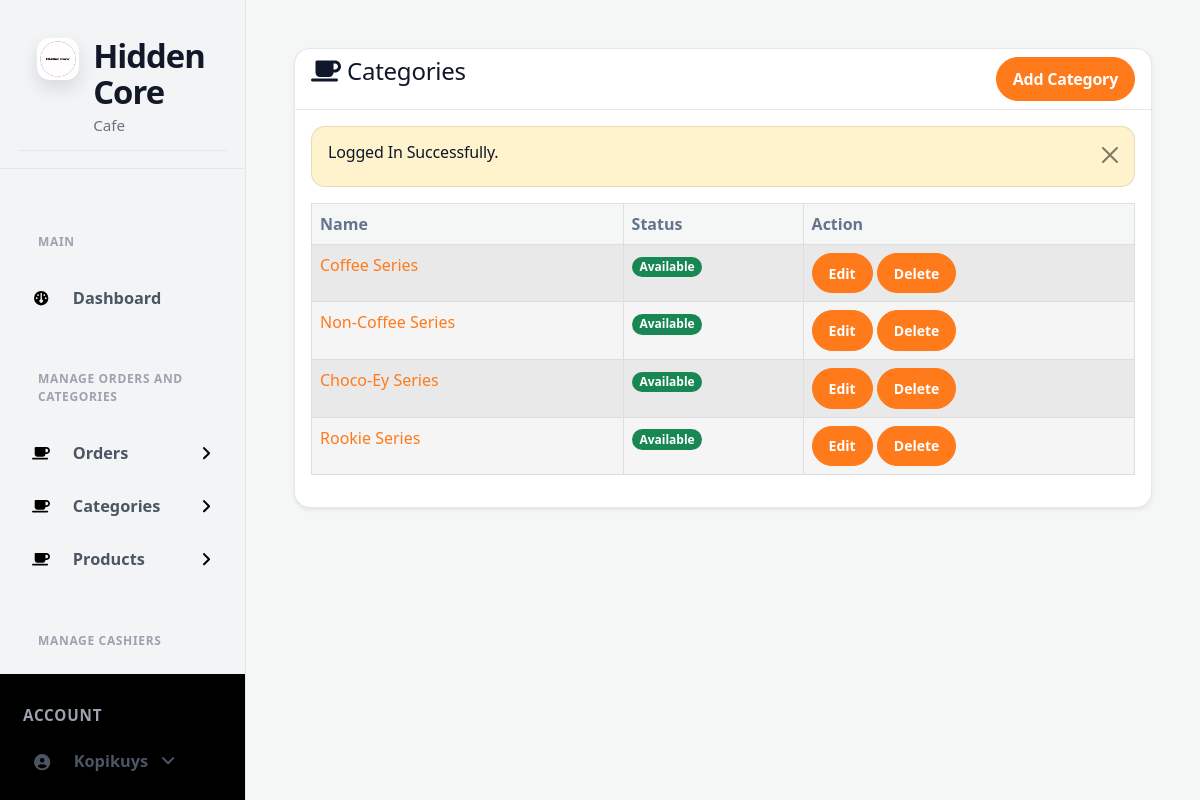
/admin/assets/categories.php (signed in), run on the app's committed database.
### tables this page shows
CREATE TABLE `categories` (
  `id` int(11) NOT NULL,
  `name` varchar(191) NOT NULL,
  `description` mediumtext DEFAULT NULL,
  `status` tinyint(1) NOT NULL DEFAULT 0 COMMENT '0=available,1=not available'
);

### admin/assets/categories.php (the view, shortened to what this page needs)
<?php include ('includes/header.php'); ?>
<link rel="stylesheet" href="https://cdnjs.cloudflare.com/ajax/libs/font-awesome/6.0.0/css/all.min.css">
<div class="container-fluid px-4">
    <div class="card mt-4 shadow-sm">
        <div class="card-header">
            <h4 class="mb-0">
                <i class="fas fa-coffee"></i> Categories
                <a href="categories-create.php" class="btn btn-primary float-end"> Add Category </a>
            </h4>
        </div>
        <div class="card-body">
            <?php
            $categories = getAll('categories');
            if(mysqli_num_rows($categories) > 0){
            ?>
            <div class="table-responsive">
                <table class="table table-striped table-bordered beige-table">
                    <thead>
                        <tr>
                            <th>Name</th>
                            <th>Status</th>
                            <th>Action</th>
                        </tr>
                    </thead>
                    <tbody>
                        <?php foreach($categories as $item) :?>
                        <tr>
                            <td><?= $item['name'] ?></td>
                            <td>
                                <?php if($item['status'] == 1){
                                    echo '<span class="badge bg-danger">Not Available</span>';
                                }else{
                                    echo '<span class="badge bg-success">Available</span>';
                                }
                                ?>
                            </td>
                            <td>
                                <a href="categories-edit.php?id=<?= $item['id']; ?>" class="btn btn-success btn-sm">Edit</a>
                                <a href="categories-delete.php?id=<?= $item['id']; ?>" class="btn btn-danger btn-sm">Delete</a>
                            </td>
                        </tr>
                        <?php endforeach; ?>
                    </tbody>
                </table>
            </div>
            <?php
            } else {
                echo '<h4 class="mb-0">No Record Found</h4>';
            }
            ?>
        </div>
    </div>
</div>
<?php include('includes/footer.php'); ?>

### admin/assets/css/custom.css (style rules this page uses)
:root { --hc-primary: #000000; --hc-secondary: #1A1A1A; --hc-bg: #FFFFFF; --hc-card: #F5F5F5; --hc-border: #E0E0E0; --hc-subtext: #555555; }
body { background-color: var(--hc-bg) !important; color: var(--hc-primary) !important; }
h1, h2, h3, h4, h5, h6, .h1, .h2, .h3, .h4, .h5, .h6 { color: var(--hc-primary) !important; }
.card { background-color: var(--hc-card) !important; border: 1px solid var(--hc-border) !important; }
.card-header { background-color: var(--hc-bg) !important; border-bottom: 1px solid var(--hc-border) !important; color: var(--hc-primary) !important; }
.btn-primary, .btn.btn-primary { background-color: var(--hc-primary) !important; border-color: var(--hc-primary) !important; color: #FFFFFF !important; }
table.beige-table, table.beige-table th, table.beige-table td { background-color: var(--hc-card) !important; color: var(--hc-primary) !important; border-color: var(--hc-border) !important; }
table.beige-table thead th { background-color: var(--hc-bg) !important; }
.btn-success, .btn-danger { background-color: var(--hc-primary) !important; border-color: var(--hc-primary) !important; color: #FFFFFF !important; }

### admin/assets/css/hc-admin-theme.css (style rules this page uses)
:root { --hc-bg:#f5f7f7; --hc-surface:#ffffff; --hc-surface-2:#f0f4f4; --hc-border:rgba(17,24,39,.10); --hc-text:#0f172a; --hc-muted:#64748b; --hc-primary:#ff7a1a; --hc-primary-600:#e76300; --hc-primary-50:#fff1e7; --hc-shadow:0 10px 30px rgba(15,23,42,.08); --hc-shadow-sm:0 6px 16px rgba(15,23,42,.06); --hc-radius:16px; --hc-radius-sm:12px; --hc-ring:0 0 0 .25rem rgba(255,122,26,.22); }
body.sb-nav-fixed { background:var(--hc-bg) !important; color:var(--hc-text) !important; }
h1,h2,h3,h4,h5,h6, .h1,.h2,.h3,.h4,.h5,.h6 { color:var(--hc-text) !important; letter-spacing:-.01em; }
.container-fluid.px-4, .container-fluid.px-2 { padding-left:1.25rem !important; padding-right:1.25rem !important; }
.card { background:var(--hc-surface) !important; border:1px solid var(--hc-border) !important; border-radius:var(--hc-radius) !important; box-shadow:var(--hc-shadow-sm); }
.card-header { background:transparent !important; border-bottom:1px solid var(--hc-border) !important; border-top-left-radius:var(--hc-radius) !important; border-top-right-radius:var(--hc-radius) !important; }
.btn, .btn.btn-primary, .btn.btn-secondary, .btn.btn-success, .btn.btn-danger { border-radius:999px !important; padding:.55rem 1rem; font-weight:600; box-shadow:none !important; }
.btn-primary, .btn.btn-primary { background:var(--hc-primary) !important; border-color:var(--hc-primary) !important; color:#fff !important; }
.btn-success, .btn.btn-success { background:var(--hc-primary) !important; border-color:var(--hc-primary) !important; color:#fff !important; }
.btn-danger, .btn.btn-danger { border-radius:999px !important; }
.table { --bs-table-bg:transparent; }
.table thead th { color:var(--hc-muted); font-weight:700; border-bottom:1px solid var(--hc-border) !important; }
.table tbody td { border-top:1px solid var(--hc-border) !important; }
.beige-table, .beige-table th, .beige-table td { background:transparent !important; color:var(--hc-text) !important; border-color:var(--hc-border) !important; }
.beige-table thead th { background:transparent !important; color:var(--hc-muted) !important; }
.badge, .order-status, .badge-status { border-radius:999px; }

### data on the page
categories: name "Coffee Series", status "Available"
categories: name "Non-Coffee Series", status "Available"
categories: name "Choco-Ey Series", status "Available"
categories: name "Rookie Series", status "Available"

### other printed values
$_SESSION['loggedInUser']['username'] "Kopikuys"
$_SESSION['status'] "Logged In Successfully."
